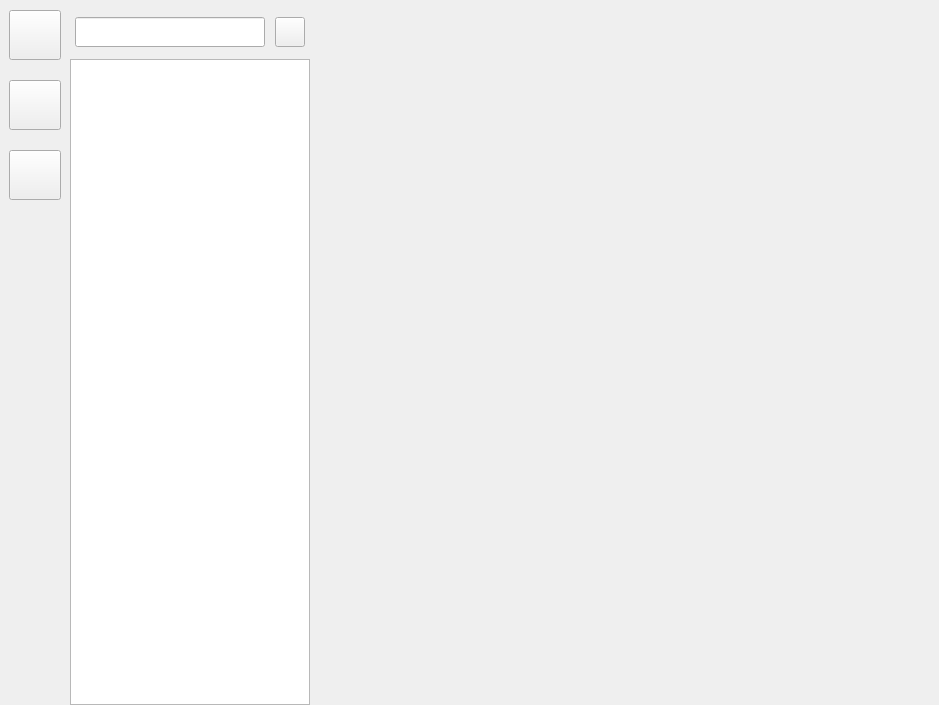
<?xml version="1.0" encoding="UTF-8"?>
<ui version="4.0">
 <class>ChatWidget</class>
 <widget class="QWidget" name="ChatWidget">
  <property name="geometry">
   <rect>
    <x>0</x>
    <y>0</y>
    <width>939</width>
    <height>705</height>
   </rect>
  </property>
  <property name="windowTitle">
   <string>Ppao</string>
  </property>
  <property name="windowIcon">
   <iconset resource="../../res.qrc">
    <normaloff>:/res/wx.png</normaloff>:/res/wx.png</iconset>
  </property>
  <layout class="QHBoxLayout" name="horizontalLayout_2">
   <property name="spacing">
    <number>0</number>
   </property>
   <property name="leftMargin">
    <number>0</number>
   </property>
   <property name="topMargin">
    <number>0</number>
   </property>
   <property name="rightMargin">
    <number>0</number>
   </property>
   <property name="bottomMargin">
    <number>0</number>
   </property>
   <item>
    <widget class="QWidget" name="first_bar" native="true">
     <property name="minimumSize">
      <size>
       <width>70</width>
       <height>0</height>
      </size>
     </property>
     <property name="maximumSize">
      <size>
       <width>70</width>
       <height>16777215</height>
      </size>
     </property>
     <layout class="QVBoxLayout" name="verticalLayout_3">
      <property name="spacing">
       <number>20</number>
      </property>
      <property name="topMargin">
       <number>10</number>
      </property>
      <item>
       <widget class="QPushButton" name="root_icon">
        <property name="minimumSize">
         <size>
          <width>0</width>
          <height>50</height>
         </size>
        </property>
        <property name="maximumSize">
         <size>
          <width>16777215</width>
          <height>50</height>
         </size>
        </property>
        <property name="text">
         <string/>
        </property>
       </widget>
      </item>
      <item>
       <widget class="QPushButton" name="chat_icon">
        <property name="minimumSize">
         <size>
          <width>0</width>
          <height>50</height>
         </size>
        </property>
        <property name="maximumSize">
         <size>
          <width>16777215</width>
          <height>50</height>
         </size>
        </property>
        <property name="text">
         <string/>
        </property>
       </widget>
      </item>
      <item>
       <widget class="QPushButton" name="contact_icon">
        <property name="minimumSize">
         <size>
          <width>0</width>
          <height>50</height>
         </size>
        </property>
        <property name="maximumSize">
         <size>
          <width>16777215</width>
          <height>50</height>
         </size>
        </property>
        <property name="text">
         <string/>
        </property>
       </widget>
      </item>
      <item>
       <spacer name="verticalSpacer">
        <property name="orientation">
         <enum>Qt::Orientation::Vertical</enum>
        </property>
        <property name="sizeHint" stdset="0">
         <size>
          <width>20</width>
          <height>40</height>
         </size>
        </property>
       </spacer>
      </item>
     </layout>
    </widget>
   </item>
   <item>
    <widget class="QWidget" name="second_bar" native="true">
     <property name="minimumSize">
      <size>
       <width>240</width>
       <height>0</height>
      </size>
     </property>
     <property name="maximumSize">
      <size>
       <width>240</width>
       <height>16777215</height>
      </size>
     </property>
     <property name="layoutDirection">
      <enum>Qt::LayoutDirection::LeftToRight</enum>
     </property>
     <layout class="QVBoxLayout" name="verticalLayout">
      <property name="spacing">
       <number>9</number>
      </property>
      <property name="leftMargin">
       <number>0</number>
      </property>
      <property name="topMargin">
       <number>0</number>
      </property>
      <property name="rightMargin">
       <number>0</number>
      </property>
      <property name="bottomMargin">
       <number>0</number>
      </property>
      <item>
       <widget class="QWidget" name="search_widget" native="true">
        <property name="minimumSize">
         <size>
          <width>0</width>
          <height>50</height>
         </size>
        </property>
        <property name="maximumSize">
         <size>
          <width>16777215</width>
          <height>50</height>
         </size>
        </property>
        <layout class="QHBoxLayout" name="horizontalLayout">
         <property name="spacing">
          <number>5</number>
         </property>
         <property name="sizeConstraint">
          <enum>QLayout::SizeConstraint::SetDefaultConstraint</enum>
         </property>
         <property name="leftMargin">
          <number>5</number>
         </property>
         <property name="topMargin">
          <number>15</number>
         </property>
         <property name="rightMargin">
          <number>5</number>
         </property>
         <property name="bottomMargin">
          <number>0</number>
         </property>
         <item>
          <widget class="QLineEdit" name="edit_search">
           <property name="minimumSize">
            <size>
             <width>190</width>
             <height>30</height>
            </size>
           </property>
           <property name="maximumSize">
            <size>
             <width>190</width>
             <height>30</height>
            </size>
           </property>
           <property name="alignment">
            <set>Qt::AlignmentFlag::AlignLeading|Qt::AlignmentFlag::AlignLeft|Qt::AlignmentFlag::AlignVCenter</set>
           </property>
          </widget>
         </item>
         <item>
          <spacer name="horizontalSpacer_3">
           <property name="orientation">
            <enum>Qt::Orientation::Horizontal</enum>
           </property>
           <property name="sizeHint" stdset="0">
            <size>
             <width>20</width>
             <height>20</height>
            </size>
           </property>
          </spacer>
         </item>
         <item>
          <widget class="ClickedBtn" name="btn_search">
           <property name="minimumSize">
            <size>
             <width>30</width>
             <height>30</height>
            </size>
           </property>
           <property name="maximumSize">
            <size>
             <width>30</width>
             <height>30</height>
            </size>
           </property>
           <property name="text">
            <string/>
           </property>
          </widget>
         </item>
        </layout>
       </widget>
      </item>
      <item>
       <widget class="QStackedWidget" name="second_stackedWidget">
        <property name="currentIndex">
         <number>0</number>
        </property>
        <widget class="QWidget" name="first_widget">
         <layout class="QVBoxLayout" name="verticalLayout_4">
          <property name="spacing">
           <number>0</number>
          </property>
          <property name="leftMargin">
           <number>0</number>
          </property>
          <property name="topMargin">
           <number>0</number>
          </property>
          <property name="rightMargin">
           <number>0</number>
          </property>
          <property name="bottomMargin">
           <number>0</number>
          </property>
          <item>
           <widget class="QListView" name="chat_list_view"/>
          </item>
         </layout>
        </widget>
        <widget class="QWidget" name="second_widget">
         <layout class="QVBoxLayout" name="verticalLayout_5">
          <property name="spacing">
           <number>0</number>
          </property>
          <property name="leftMargin">
           <number>0</number>
          </property>
          <property name="topMargin">
           <number>0</number>
          </property>
          <property name="rightMargin">
           <number>0</number>
          </property>
          <property name="bottomMargin">
           <number>0</number>
          </property>
          <item>
           <widget class="QWidget" name="newfriend_widget" native="true">
            <property name="minimumSize">
             <size>
              <width>0</width>
              <height>50</height>
             </size>
            </property>
            <property name="maximumSize">
             <size>
              <width>16777215</width>
              <height>50</height>
             </size>
            </property>
            <layout class="QHBoxLayout" name="horizontalLayout_5">
             <property name="spacing">
              <number>0</number>
             </property>
             <property name="leftMargin">
              <number>10</number>
             </property>
             <property name="topMargin">
              <number>0</number>
             </property>
             <property name="rightMargin">
              <number>10</number>
             </property>
             <property name="bottomMargin">
              <number>0</number>
             </property>
             <item>
              <widget class="QPushButton" name="pushButton">
               <property name="minimumSize">
                <size>
                 <width>0</width>
                 <height>50</height>
                </size>
               </property>
               <property name="maximumSize">
                <size>
                 <width>50</width>
                 <height>50</height>
                </size>
               </property>
               <property name="text">
                <string/>
               </property>
               <property name="icon">
                <iconset resource="../../res.qrc">
                 <normaloff>:/res/add_friend.png</normaloff>:/res/add_friend.png</iconset>
               </property>
               <property name="iconSize">
                <size>
                 <width>50</width>
                 <height>50</height>
                </size>
               </property>
              </widget>
             </item>
             <item>
              <widget class="QPushButton" name="btn_applyList">
               <property name="minimumSize">
                <size>
                 <width>0</width>
                 <height>50</height>
                </size>
               </property>
               <property name="maximumSize">
                <size>
                 <width>16777215</width>
                 <height>50</height>
                </size>
               </property>
               <property name="text">
                <string>新的朋友</string>
               </property>
              </widget>
             </item>
            </layout>
           </widget>
          </item>
          <item>
           <widget class="QWidget" name="widget" native="true">
            <layout class="QVBoxLayout" name="verticalLayout_8">
             <property name="spacing">
              <number>0</number>
             </property>
             <property name="leftMargin">
              <number>0</number>
             </property>
             <property name="topMargin">
              <number>0</number>
             </property>
             <property name="rightMargin">
              <number>0</number>
             </property>
             <property name="bottomMargin">
              <number>0</number>
             </property>
             <item>
              <widget class="QListView" name="contact_list_view"/>
             </item>
            </layout>
           </widget>
          </item>
         </layout>
        </widget>
       </widget>
      </item>
     </layout>
    </widget>
   </item>
   <item>
    <widget class="QWidget" name="third_bar" native="true">
     <layout class="QVBoxLayout" name="verticalLayout_2">
      <property name="spacing">
       <number>0</number>
      </property>
      <property name="leftMargin">
       <number>0</number>
      </property>
      <property name="topMargin">
       <number>10</number>
      </property>
      <property name="rightMargin">
       <number>0</number>
      </property>
      <property name="bottomMargin">
       <number>0</number>
      </property>
      <item>
       <widget class="QStackedWidget" name="third_stackWidget">
        <widget class="QWidget" name="init_widget"/>
        <widget class="QWidget" name="ApplyFriend_widget">
         <layout class="QVBoxLayout" name="verticalLayout_11">
          <item>
           <widget class="QListView" name="apply_list_view"/>
          </item>
         </layout>
        </widget>
        <widget class="QWidget" name="chat_widget">
         <layout class="QVBoxLayout" name="verticalLayout_6">
          <property name="spacing">
           <number>0</number>
          </property>
          <property name="leftMargin">
           <number>0</number>
          </property>
          <property name="topMargin">
           <number>0</number>
          </property>
          <property name="rightMargin">
           <number>0</number>
          </property>
          <property name="bottomMargin">
           <number>0</number>
          </property>
          <item>
           <widget class="QWidget" name="widget_3" native="true">
            <property name="minimumSize">
             <size>
              <width>0</width>
              <height>30</height>
             </size>
            </property>
            <property name="maximumSize">
             <size>
              <width>16777215</width>
              <height>30</height>
             </size>
            </property>
            <layout class="QHBoxLayout" name="horizontalLayout_8">
             <property name="spacing">
              <number>0</number>
             </property>
             <property name="leftMargin">
              <number>15</number>
             </property>
             <property name="topMargin">
              <number>0</number>
             </property>
             <property name="rightMargin">
              <number>0</number>
             </property>
             <property name="bottomMargin">
              <number>0</number>
             </property>
             <item>
              <widget class="QLabel" name="label_username">
               <property name="minimumSize">
                <size>
                 <width>0</width>
                 <height>30</height>
                </size>
               </property>
               <property name="maximumSize">
                <size>
                 <width>16777215</width>
                 <height>30</height>
                </size>
               </property>
               <property name="font">
                <font>
                 <pointsize>12</pointsize>
                </font>
               </property>
               <property name="text">
                <string>WTT</string>
               </property>
              </widget>
             </item>
            </layout>
           </widget>
          </item>
          <item>
           <widget class="QWidget" name="msg_widget" native="true">
            <layout class="QHBoxLayout" name="horizontalLayout_9">
             <property name="spacing">
              <number>0</number>
             </property>
             <property name="leftMargin">
              <number>0</number>
             </property>
             <property name="topMargin">
              <number>0</number>
             </property>
             <property name="rightMargin">
              <number>0</number>
             </property>
             <property name="bottomMargin">
              <number>0</number>
             </property>
             <item>
              <widget class="QListView" name="msg_listView"/>
             </item>
            </layout>
           </widget>
          </item>
          <item>
           <widget class="QWidget" name="toolbar_widget" native="true">
            <property name="minimumSize">
             <size>
              <width>0</width>
              <height>40</height>
             </size>
            </property>
            <property name="maximumSize">
             <size>
              <width>16777215</width>
              <height>40</height>
             </size>
            </property>
            <layout class="QHBoxLayout" name="horizontalLayout_3">
             <property name="spacing">
              <number>15</number>
             </property>
             <property name="leftMargin">
              <number>10</number>
             </property>
             <property name="topMargin">
              <number>0</number>
             </property>
             <property name="rightMargin">
              <number>0</number>
             </property>
             <property name="bottomMargin">
              <number>0</number>
             </property>
             <item>
              <widget class="ClickedBtn" name="btn_emoji">
               <property name="minimumSize">
                <size>
                 <width>40</width>
                 <height>40</height>
                </size>
               </property>
               <property name="maximumSize">
                <size>
                 <width>40</width>
                 <height>40</height>
                </size>
               </property>
               <property name="text">
                <string/>
               </property>
              </widget>
             </item>
             <item>
              <widget class="ClickedBtn" name="btn_file">
               <property name="minimumSize">
                <size>
                 <width>40</width>
                 <height>40</height>
                </size>
               </property>
               <property name="maximumSize">
                <size>
                 <width>40</width>
                 <height>40</height>
                </size>
               </property>
               <property name="text">
                <string/>
               </property>
              </widget>
             </item>
             <item>
              <spacer name="horizontalSpacer_2">
               <property name="orientation">
                <enum>Qt::Orientation::Horizontal</enum>
               </property>
               <property name="sizeHint" stdset="0">
                <size>
                 <width>40</width>
                 <height>20</height>
                </size>
               </property>
              </spacer>
             </item>
            </layout>
           </widget>
          </item>
          <item>
           <widget class="QWidget" name="input_widget" native="true">
            <property name="minimumSize">
             <size>
              <width>0</width>
              <height>200</height>
             </size>
            </property>
            <property name="maximumSize">
             <size>
              <width>16777215</width>
              <height>200</height>
             </size>
            </property>
            <layout class="QVBoxLayout" name="verticalLayout_7">
             <property name="spacing">
              <number>0</number>
             </property>
             <property name="leftMargin">
              <number>0</number>
             </property>
             <property name="topMargin">
              <number>0</number>
             </property>
             <property name="rightMargin">
              <number>0</number>
             </property>
             <property name="bottomMargin">
              <number>0</number>
             </property>
             <item>
              <widget class="MsgInput" name="edit_input">
               <property name="minimumSize">
                <size>
                 <width>0</width>
                 <height>50</height>
                </size>
               </property>
              </widget>
             </item>
             <item>
              <widget class="QWidget" name="send_widget" native="true">
               <property name="layoutDirection">
                <enum>Qt::LayoutDirection::LeftToRight</enum>
               </property>
               <layout class="QHBoxLayout" name="horizontalLayout_4">
                <property name="spacing">
                 <number>5</number>
                </property>
                <property name="leftMargin">
                 <number>0</number>
                </property>
                <property name="topMargin">
                 <number>0</number>
                </property>
                <property name="rightMargin">
                 <number>10</number>
                </property>
                <property name="bottomMargin">
                 <number>5</number>
                </property>
                <item>
                 <spacer name="horizontalSpacer">
                  <property name="orientation">
                   <enum>Qt::Orientation::Horizontal</enum>
                  </property>
                  <property name="sizeHint" stdset="0">
                   <size>
                    <width>40</width>
                    <height>20</height>
                   </size>
                  </property>
                 </spacer>
                </item>
                <item>
                 <widget class="QPushButton" name="btn_send">
                  <property name="minimumSize">
                   <size>
                    <width>0</width>
                    <height>30</height>
                   </size>
                  </property>
                  <property name="maximumSize">
                   <size>
                    <width>80</width>
                    <height>16777215</height>
                   </size>
                  </property>
                  <property name="text">
                   <string>发送</string>
                  </property>
                 </widget>
                </item>
               </layout>
              </widget>
             </item>
            </layout>
           </widget>
          </item>
         </layout>
        </widget>
        <widget class="QWidget" name="contact_widget">
         <layout class="QVBoxLayout" name="verticalLayout_9">
          <item>
           <widget class="QWidget" name="detail_widget" native="true">
            <layout class="QVBoxLayout" name="verticalLayout_12">
             <property name="leftMargin">
              <number>100</number>
             </property>
             <property name="topMargin">
              <number>100</number>
             </property>
             <property name="rightMargin">
              <number>100</number>
             </property>
             <property name="bottomMargin">
              <number>100</number>
             </property>
             <item>
              <widget class="QWidget" name="widget_4" native="true">
               <layout class="QVBoxLayout" name="verticalLayout_13">
                <property name="spacing">
                 <number>0</number>
                </property>
                <item>
                 <spacer name="verticalSpacer_3">
                  <property name="orientation">
                   <enum>Qt::Orientation::Vertical</enum>
                  </property>
                  <property name="sizeHint" stdset="0">
                   <size>
                    <width>20</width>
                    <height>40</height>
                   </size>
                  </property>
                 </spacer>
                </item>
                <item>
                 <widget class="QWidget" name="widget_5" native="true">
                  <property name="minimumSize">
                   <size>
                    <width>0</width>
                    <height>80</height>
                   </size>
                  </property>
                  <property name="maximumSize">
                   <size>
                    <width>16777215</width>
                    <height>80</height>
                   </size>
                  </property>
                  <layout class="QHBoxLayout" name="horizontalLayout_6">
                   <property name="spacing">
                    <number>20</number>
                   </property>
                   <property name="leftMargin">
                    <number>50</number>
                   </property>
                   <property name="topMargin">
                    <number>0</number>
                   </property>
                   <property name="rightMargin">
                    <number>50</number>
                   </property>
                   <property name="bottomMargin">
                    <number>0</number>
                   </property>
                   <item>
                    <widget class="QPushButton" name="contact_icon_2">
                     <property name="minimumSize">
                      <size>
                       <width>80</width>
                       <height>80</height>
                      </size>
                     </property>
                     <property name="maximumSize">
                      <size>
                       <width>80</width>
                       <height>80</height>
                      </size>
                     </property>
                     <property name="text">
                      <string/>
                     </property>
                    </widget>
                   </item>
                   <item>
                    <widget class="QLabel" name="contact_name">
                     <property name="text">
                      <string/>
                     </property>
                     <property name="alignment">
                      <set>Qt::AlignmentFlag::AlignCenter</set>
                     </property>
                    </widget>
                   </item>
                  </layout>
                 </widget>
                </item>
                <item>
                 <widget class="QWidget" name="widget_6" native="true">
                  <property name="minimumSize">
                   <size>
                    <width>0</width>
                    <height>120</height>
                   </size>
                  </property>
                  <property name="maximumSize">
                   <size>
                    <width>16777215</width>
                    <height>120</height>
                   </size>
                  </property>
                  <layout class="QVBoxLayout" name="verticalLayout_10">
                   <item>
                    <widget class="QLabel" name="contact_uid">
                     <property name="text">
                      <string/>
                     </property>
                     <property name="alignment">
                      <set>Qt::AlignmentFlag::AlignCenter</set>
                     </property>
                    </widget>
                   </item>
                   <item>
                    <widget class="QLabel" name="contact_email">
                     <property name="text">
                      <string/>
                     </property>
                     <property name="alignment">
                      <set>Qt::AlignmentFlag::AlignCenter</set>
                     </property>
                    </widget>
                   </item>
                  </layout>
                 </widget>
                </item>
                <item>
                 <widget class="QWidget" name="widget_7" native="true">
                  <layout class="QHBoxLayout" name="horizontalLayout_7">
                   <item>
                    <spacer name="horizontalSpacer_4">
                     <property name="orientation">
                      <enum>Qt::Orientation::Horizontal</enum>
                     </property>
                     <property name="sizeHint" stdset="0">
                      <size>
                       <width>40</width>
                       <height>20</height>
                      </size>
                     </property>
                    </spacer>
                   </item>
                   <item>
                    <widget class="QPushButton" name="btn_sendMsg">
                     <property name="minimumSize">
                      <size>
                       <width>0</width>
                       <height>50</height>
                      </size>
                     </property>
                     <property name="maximumSize">
                      <size>
                       <width>16777215</width>
                       <height>50</height>
                      </size>
                     </property>
                     <property name="text">
                      <string>发消息</string>
                     </property>
                    </widget>
                   </item>
                   <item>
                    <spacer name="horizontalSpacer_5">
                     <property name="orientation">
                      <enum>Qt::Orientation::Horizontal</enum>
                     </property>
                     <property name="sizeHint" stdset="0">
                      <size>
                       <width>40</width>
                       <height>20</height>
                      </size>
                     </property>
                    </spacer>
                   </item>
                  </layout>
                 </widget>
                </item>
                <item>
                 <spacer name="verticalSpacer_2">
                  <property name="orientation">
                   <enum>Qt::Orientation::Vertical</enum>
                  </property>
                  <property name="sizeHint" stdset="0">
                   <size>
                    <width>20</width>
                    <height>40</height>
                   </size>
                  </property>
                 </spacer>
                </item>
               </layout>
              </widget>
             </item>
            </layout>
           </widget>
          </item>
         </layout>
        </widget>
       </widget>
      </item>
     </layout>
    </widget>
   </item>
  </layout>
 </widget>
 <customwidgets>
  <customwidget>
   <class>ClickedBtn</class>
   <extends>QPushButton</extends>
   <header>clickedbtn.h</header>
  </customwidget>
  <customwidget>
   <class>MsgInput</class>
   <extends>QTextEdit</extends>
   <header>msginput.h</header>
  </customwidget>
 </customwidgets>
 <resources>
  <include location="../../res.qrc"/>
 </resources>
 <connections/>
</ui>
